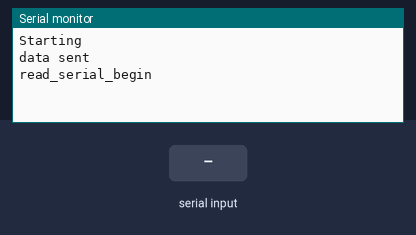
Bench run of a sketch on a simulated ESP32. Shown: the last lines printed to the serial monitor. The inputs (shaded band) are chosen by the test bench.

Above: at 11.2 s.
11.3 s: "1" received over the second serial link
At 12.7 s:
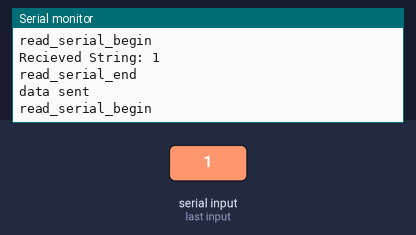
13.8 s: "0" received over the second serial link
15.3 s: "2" received over the second serial link
At 16.9 s:
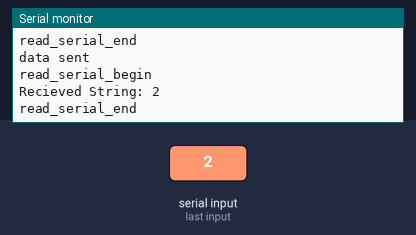

The sketch:

arduino_chip_prog.ino
```cpp
#include <SoftwareSerial.h>

SoftwareSerial esp_serial(5,8);///  rx ,tx
String incoming_str = "";
bool flag = true;
const String open_door ="0";
const String check_in ="1";
const String check_out = "2";
String variable_str = "";
String nfc = "1037733846898";
int while_value = 0;

void setup() {
  // put your setup code here, to run once:
  Serial.begin(115200);
  esp_serial.begin(115200);
  delay(10000);
  Serial.println("Starting");

}

void loop() {
  // put your main code here, to run repeatedly:

  while(while_value<3){
    if(while_value==0){
      Serial.println("data sent");
      variable_str = open_door + "$" +nfc;
      esp_serial.write(variable_str.c_str());
      read_serial();
    }else if(while_value==1){
      Serial.println("data sent");
      variable_str = check_in + "$" + nfc;
      esp_serial.write(variable_str.c_str());
      read_serial();
    }else if(while_value==2){
      Serial.println("data sent");
      variable_str = check_out + "$" + nfc;
      esp_serial.write(variable_str.c_str());
      read_serial();
    }
    while_value++;
  }


}

String read_serial(){
  Serial.println("read_serial_begin");
  while(true){
      if(esp_serial.available()){
      incoming_str = esp_serial.readString();
      Serial.println("Recieved String: "+incoming_str);
      break;
    }
  }
  Serial.println("read_serial_end");
  return incoming_str;
}
```

Measured:
- after the input at 11.3 s, the serial monitor: prints a new line after 1.0 s (image 1)
- after the input at 15.3 s, the serial monitor: prints a new line after 1.0 s (image 2)
